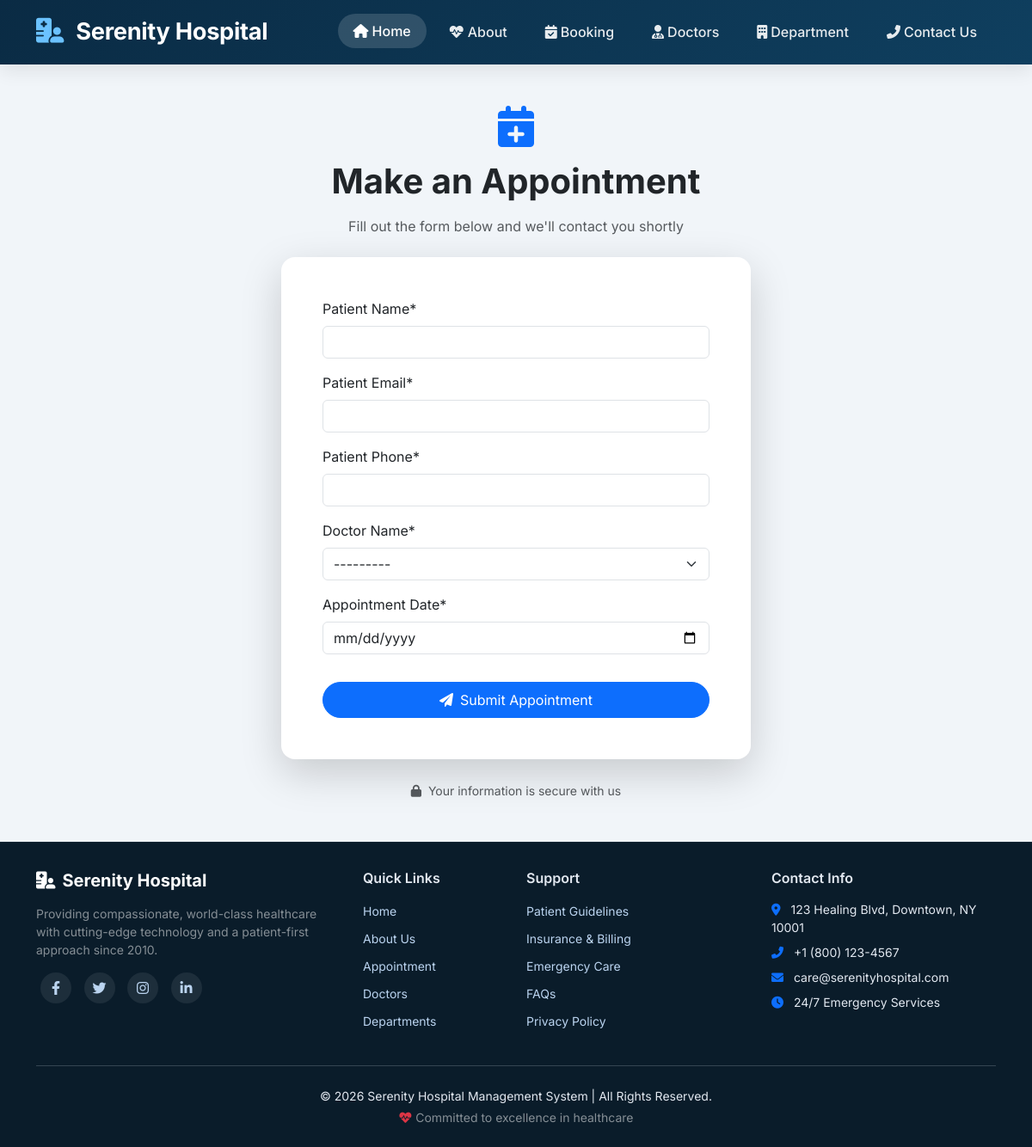
Before: /booking/ with the older database file.
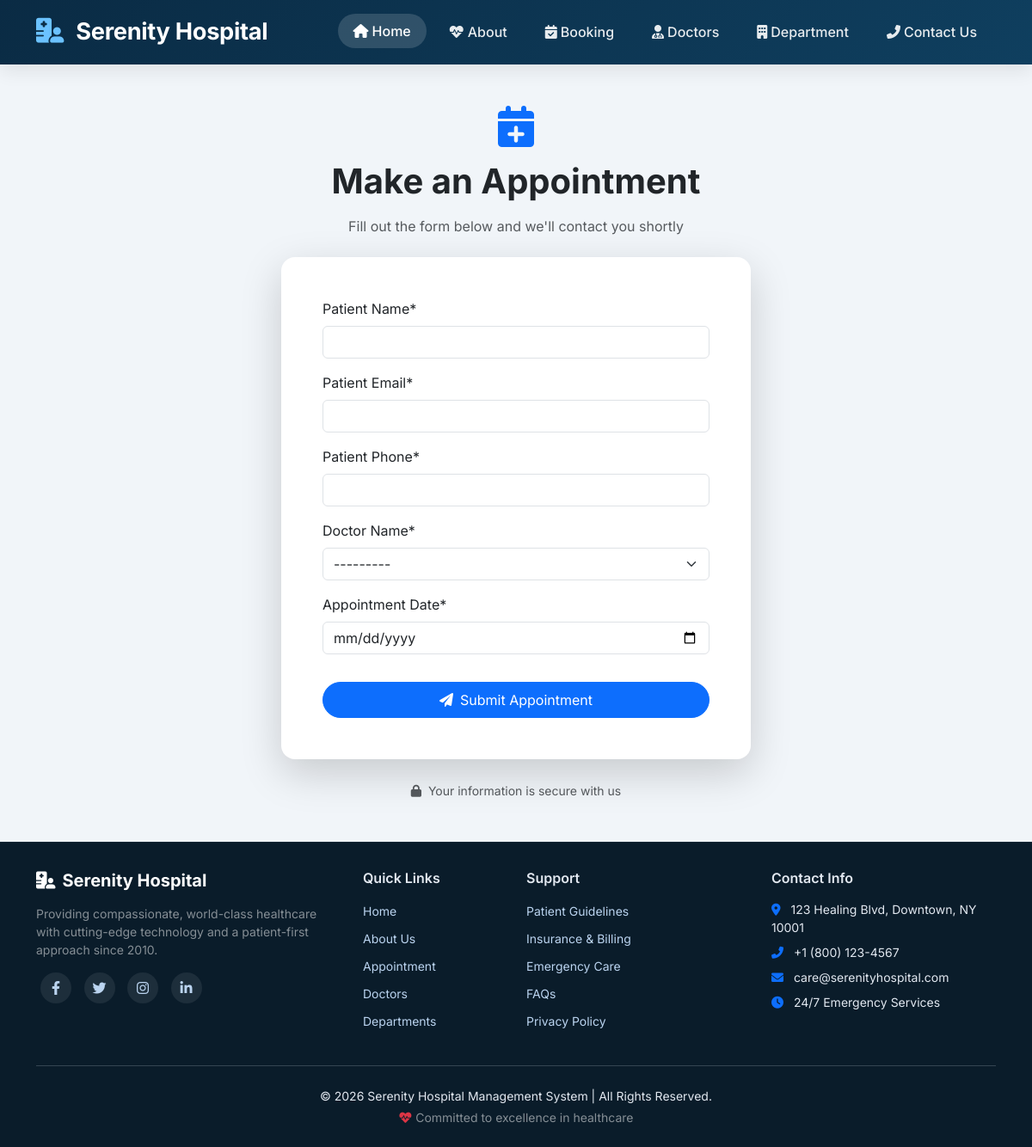
After: the same page with the newer database file.
### home/models.py (models this page shows)
class Doctor(models.Model):
    doc_name = models.CharField(max_length=100)
    doc_specialty = models.CharField(max_length=100)
    dep_name = models.ForeignKey(Department, on_delete=models.CASCADE)
    dep_image = models.ImageField(upload_to='doctors')
    def __str__(self):
        return 'Dr. ' +  self.doc_name + ' - ' + self.dep_name.dep_name

### home/views.py (the view)
# urls.py: path('booking/',views.booking, name='booking'),
def booking(request):
   form = BookingForm()
   if request.method == 'POST':
      form =BookingForm(request.POST)
      if form.is_valid():
         form.save()
         return render(request,'conformation.html')
      form = BookingForm()
   return render(request,'booking.html', {'form': form})

### home/forms.py
class BookingForm (forms.ModelForm):
        class Meta:
            model=Booking
            fields= '__all__'
            widgets = {
                'appointment_date': DateInput(),
                  }
            labels = {
                'p_name': 'Patient Name',
                'p_email': 'Patient Email',
                'p_phone': 'Patient Phone',
                'doc_name': 'Doctor Name',
                'appointment_date': 'Appointment Date',
                 }

### templates/booking.html (shortened to what this page needs)
{% extends "base.html" %}
{% load crispy_forms_tags %}
{% block content %}
<div class="container my-5">
    <div class="row justify-content-center">
        <div class="col-md-8 col-lg-6">
            <div class="text-center mb-4">
                <i class="fas fa-calendar-plus fa-3x text-primary mb-3"></i>
                <h1 class="display-6 fw-bold">Make an Appointment</h1>
                <p class="text-muted">Fill out the form below and we'll contact you shortly</p>
            </div>
            <div class="card shadow-lg border-0 rounded-4">
                <div class="card-body p-4 p-md-5">
                    <form method="POST" action="">
                        {{ form|crispy }}
                        <button type="submit" class="btn btn-primary w-100 rounded-pill py-2 mt-3">
                            <i class="fas fa-paper-plane me-2"></i>Submit Appointment
                        </button>
                    </form>
                </div>
            </div>
            <div class="text-center mt-4">
                <small class="text-muted">
                    <i class="fas fa-lock me-1"></i> Your information is secure with us
                </small>
            </div>
        </div>
    </div>
</div>
{% endblock %}

Changed rows visible on the page:
added Doctor: doc_name "---------"
Other visible differences:
form field doc_name: "---------" → (not shown)
